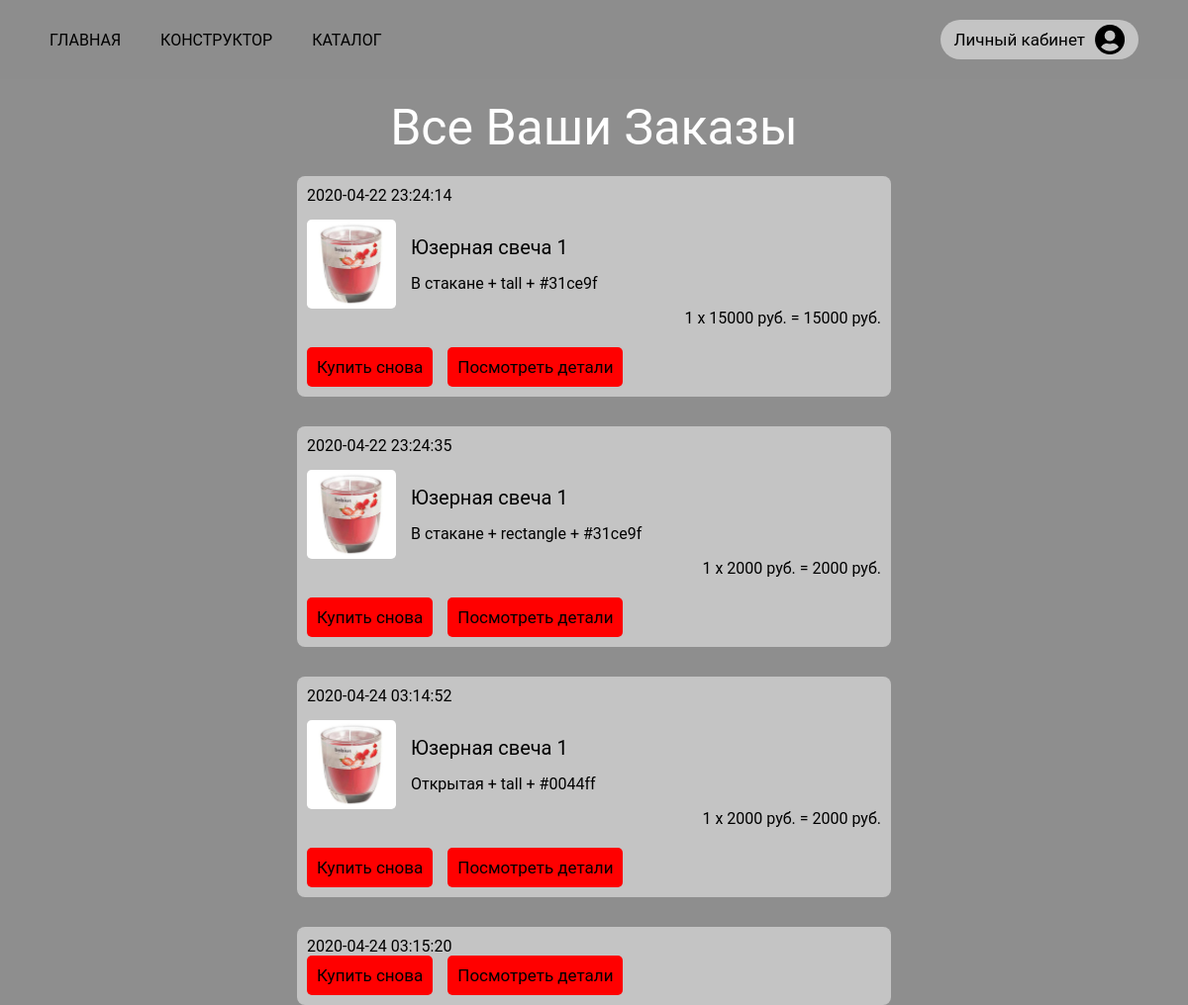
Page /orders.php (signed in) on the committed database.
### tables this page shows
CREATE TABLE `orders` (
  `order_id` int NOT NULL,
  `user_id` int NOT NULL,
  `date` datetime NOT NULL
);

CREATE TABLE `candles` (
  `id` int NOT NULL,
  `name` varchar(255) NOT NULL,
  `type_id` int NOT NULL,
  `form_id` int NOT NULL,
  `color_id` int NOT NULL,
  `cost` float NOT NULL,
  `sale` tinyint(1) NOT NULL,
  `top` tinyint(1) NOT NULL
);

CREATE TABLE `types` (
  `id` int NOT NULL,
  `name` varchar(255) NOT NULL,
  `image` varchar(255) NOT NULL
);

CREATE TABLE `forms` (
  `id` int NOT NULL,
  `name` varchar(255) NOT NULL,
  `image` varchar(255) NOT NULL,
  `name_rus` varchar(255) NOT NULL
);

CREATE TABLE `colors` (
  `id` int NOT NULL,
  `name` varchar(255) NOT NULL,
  `hex` varchar(7) NOT NULL
);

CREATE TABLE `order_candle` (
  `order_id` int NOT NULL,
  `candle_id` int NOT NULL,
  `quantity` int NOT NULL DEFAULT '1'
);

### controller/php/select_orders.php (the view)
<?php
    require_once 'connection.php';
    $userId = unserialize($_COOKIE['userInfo'])['id'];
    $getAllUserSOrders = mysqli_query($link, "SELECT * FROM `orders` WHERE `orders`.`user_id` = $userId;");
    $getAllUserSOrdersResult = mysqli_fetch_all($getAllUserSOrders, MYSQLI_ASSOC);
    foreach ($getAllUserSOrdersResult as $key => $value) {
        $order_id = $value['order_id'];
        ?>
            <div class="grid-element">
                <span class="order-date"><?php echo $value['date']; ?></span>
                <?php
                    $query =
                    "SELECT
                    `candles`.`id` AS 'candle_id',
                    `candles`.`name` AS 'candle_name',
                    `candles`.`cost` AS 'candle_price',
                    `types`.`name` AS 'candle_type',
                    `forms`.`name` AS 'candle_form',
                    `colors`.`hex` AS 'candle_color',
                    `orders`.`order_id` AS 'order_id',
                    `order_candle`.`quantity` AS `candle_quantity`,
                    -- `users`.`id` AS 'user_id',
                    `orders`.`date` AS 'order_date'
                FROM
                    `candles`,
                    `types`,
                    `forms`,
                    `colors`,
                    `orders`,
                    `users`,
                    `order_candle`
                WHERE
                    `candles`.`type_id` = `types`.`id` AND
                    `candles`.`form_id` = `forms`.`id` AND
                    `candles`.`color_id` = `colors`.`id` AND
                    `orders`.`order_id` = `order_candle`.`order_id` AND
                    `orders`.`order_id` = $order_id AND
                    `order_candle`.`candle_id` = `candles`.`id` AND
                    `orders`.`user_id` = `users`.`id` AND
                    `orders`.`user_id` = $userId
                    ";
                    $selectAllOrders = mysqli_query($link, $query);
                    if ($selectAllOrders)
                    {
                        $selectAllOrdersResult = mysqli_fetch_all($selectAllOrders, MYSQLI_ASSOC);
                        foreach ($selectAllOrdersResult as $key => $value) {
                            if (count($value) > 0)
                            {
                                ?>
                                     <div class="item">
                                        <div class="order-info">
                                            <img src="/view/resources/img/pics/1.png" alt="candle" class="order-candle">
                                            <div class="texts">
                                                <p><?php echo $value['candle_name']; ?></p>
                                                <span>
                                                    <?
                                                    echo $value['candle_type'] . ' + ' .
                                                    $value['candle_form'] . ' + ' .
                                                    $value['candle_color'];
                                                    ?>
                                                </span>
                                            </div>
                                        </div>
                                        <span class="item-price">
                                            <?echo $value['candle_quantity'];?> x <?echo $value['candle_price']; ?> руб.
                                            = <? echo intval($value['candle_quantity']) * intval($value['candle_price']) . " руб."; ?>
                                        </span>
                                    </div>
                                <?
                            }
                        }
                    }
                    else {
                        die(mysqli_error($link));
                    }
                ?>
                <div class="item-buttons">
                    <button class="item-buttons__buton">Купить снова</button>
                    <button class="item-buttons__buton">Посмотреть детали</button>
                </div>
            </div>
        <?
    }
?>

### view/resources/css/style.css (style rules this page uses)
* { margin: 0; padding: 0; font-family: Roboto; background-repeat: no-repeat; box-sizing: border-box; }
html { width: 100%; height: 100%; }
body { width: 100%; min-height: 100%; background-image: url('/view/resources/img/pics/bg.png'); background-position: center center; background-size: cover; background-attachment: fixed; position: relative; }
body::before { content: ''; position: absolute; top: 0; left: 0; width: 100%; height: 100%; background-color: rgba(94, 94, 94, 0.7); background-attachment: fixed; }

### view/resources/css/header.css (style rules this page uses)
div.wrapper * { position: relative; }
button { position: relative; outline: none; border: none; font-size: 17px; line-height: 20px; font-style: normal; padding: 5px 13px; background: #C4C4C4; border-radius: 25px; display: flex; flex-flow: row nowrap; justify-content: center; align-items: center; cursor: pointer; }

### view/resources/css/orders.css (style rules this page uses)
.grid-element { background-color: #c4c4c4; padding: 10px; border-radius: 0.5rem; min-width: 600px; height: max-content; }
div.item { display: flex; flex-flow: column nowrap; justify-content: center; align-items: flex-start; margin-bottom: 20px; margin-top: 15px; }
div.order-info { display: flex; flex-flow: row wrap; justify-content: flex-start; align-items: center; width: 100%; }
img.order-candle { width: 90px; border-radius: 0.3rem; }
div.texts { margin-left: 15px; display: flex; flex-flow: column nowrap; justify-content: flex-start; align-items: flex-start; }
div.texts > p { max-width: 450px; font-size: 20px; margin-bottom: 15px; }
span.item-price { display: inline-block; align-self: flex-end; }
div.item-buttons { display: flex; flex-flow: row wrap; justify-content: flex-start; align-items: center; }
div.item-buttons button.item-buttons__buton:first-child { margin-right: 15px; }
button.item-buttons__buton { background-color: red; border-radius: 5px; padding: 10px; }
.grid-container .grid-element:last-child { margin-bottom: 0px; margin-right: 0px; }

### rows in the picture
orders: date "2020-04-22 23:24:14"
candles: name "Юзерная свеча 1", type.name "В стакане", form.name "tall", color.hex "#31ce9f", order_candle.quantity "1", cost "15000"
orders: date "2020-04-22 23:24:35"
candles: name "Юзерная свеча 1", type.name "В стакане", form.name "rectangle", color.hex "#31ce9f", order_candle.quantity "1", cost "2000"
orders: date "2020-04-24 03:14:52"
candles: name "Юзерная свеча 1", type.name "Открытая", form.name "tall", color.hex "#0044ff", order_candle.quantity "1", cost "2000"
orders: date "2020-04-24 03:15:20"
